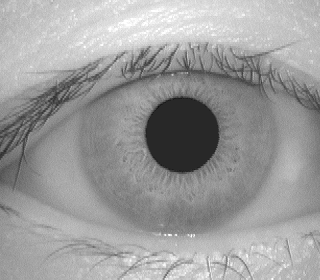
#> input picture Assignment3/Input_Images/iris1.tif, 320 x 280 px, found by its file name
$ python a3.py
#> lines starting #> are read from the running program, lines starting #| are printed output that depends on the picture; after the words box and inside, x2 and y2 are one past the last pixel; in counts of white or black regions, pixels touching at a corner belong together
"""
-------------------------------------------------------
CP467 Assignment 3 Custom Functions Library
-------------------------------------------------------
Author:  Jashandeep Singh
ID:      169018282
Email:   sing8282@mylaurier.ca
__updated__ = "2024-10-30"
-------------------------------------------------------
"""

from os import path, makedirs
import numpy as np
import cv2 as cv
from matplotlib import pyplot as plt

# Contants
OUTPUT_FOLDER = "Output_images"
EDGE_MAPS_FOLDER = "Edge_maps"

MARKING_COLOR = (0, 225, 0)


def save_image(filename, folder, img):
    """
    -------------------------------------------------------
    Saves the provided image to the specified folder.
    Ensures the directory exists before saving the image.
    Use: save_image(filename, folder, img)
    -------------------------------------------------------
    Parameters:
        filename - the name of the file to save (str)
        folder - the directory in which to save the image (str)
        img - the image to save (ndarray)
    Returns:
        None
    -------------------------------------------------------
    """
    # Path for Cross Platfrom support
    output_dir = path.join(path.dirname(__file__).replace("Code", ""), folder)
    if not path.exists(output_dir):
        makedirs(output_dir)
    # Path to save the image
    path_ = path.join(output_dir, filename)

    # Save Image using Python's built in function
    cv.imwrite(path_, img)
    return None


def hough_circle_transform(img, binary_image, image_name):
    """
    -------------------------------------------------------
    Detects circles in a binary image using the Hough Circle Transform.
    Marks detected circles on the original image and saves edge map.
    Use: hough_circle_transform(img, binary_image, image_name)
    -------------------------------------------------------
    Parameters:
        img - the original image to mark circles on (ndarray)
        binary_image - binary image for edge detection (ndarray)
        image_name - name used for saving output files (str)
    Returns:
        img - the original image with circles marked (ndarray)
    -------------------------------------------------------
    """
    # Apply Canny edge detection
    edge_map = cv.Canny(binary_image, 100, 200, apertureSize=3)
    save_image(f"{image_name}_edge.tif", EDGE_MAPS_FOLDER, edge_map)

    # Apply Hough Circle Transform to detect circles in edge map
    circles = cv.HoughCircles(
        edge_map,
        cv.HOUGH_GRADIENT,
        dp=1,
        minDist=600,
        param1=200,
        param2=15,
        minRadius=0,
        maxRadius=0,
    )
    # If circles are detected, mark them on the original image
    if circles is not None:
        circles = np.uint16(np.around(circles))
        for circle in circles[0, :]:
            # Draw the circle on the image
            cv.circle(img, (circle[0], circle[1]), circle[2], MARKING_COLOR, 2)
    return img


def process_image(image_path):
    """
    -------------------------------------------------------
    Processes an image by applying blurring, thresholding, and circle detection.
    Saves the processed output image with detected circles marked.
    Use: process_image(image_path)
    -------------------------------------------------------
    Parameters:
        image_path - the file path of the input image to process (str)
    Returns:
        None
    -------------------------------------------------------
    """
#> called with image_path = 'Input_Images/iris1.tif'
    # Load the input image
    img = cv.imread(image_path)
#> img is the input picture: shape (280, 320, 3); min 18, max 255, mean 155.9
    if img is None:
        raise ValueError(f"Image at path {image_path} could not be loaded.")

    # Get the image name of the image file for naming output files
    image_name = path.splitext(path.basename(image_path))[0]

    gray_image = cv.cvtColor(img, cv.COLOR_BGR2GRAY)

    # apply Guassian Blurr to reduce the noise in image using a 3x3 mask and sigma of 0.
    blurred_image = cv.GaussianBlur(gray_image, (3, 3), 0)

    # Threshold the blurred image to create binary images for pupil and iris
    _, binary_image_outter = cv.threshold(blurred_image, 160, 255, cv.THRESH_BINARY)
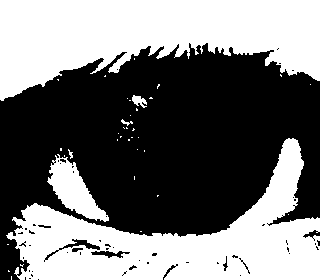
#> binary_image_outter: shape (280, 320); 46.3% white; 38 white regions (32 under 20 px), largest, box (x1, y1, x2, y2) and area: (0, 0, 320, 101) 20883, (6, 138, 320, 280) 18587, (47, 154, 109, 222) 1797, (132, 95, 147, 108) 109, (121, 119, 133, 126) 32, (68, 149, 73, 159) 23
    _, binary_image_inner = cv.threshold(blurred_image, 50, 255, cv.THRESH_BINARY)
#> binary_image_inner: shape (280, 320); 95.3% white; 1 black region, box (x1, y1, x2, y2) and area: (146, 98, 218, 172) 4190

    # Detect and mark circles in both thresholded images
    img = hough_circle_transform(img, binary_image_outter, image_name)
#> in hough_circle_transform, `edge_map = cv.Canny(binary_image, 100, 200, apertureSize=3)`: edge_map: shape (280, 320); 2.8% white in thin lines or dots, all inside (x1, y1, x2, y2) = (0, 43, 320, 280)
#> in hough_circle_transform, `circles = cv.HoughCircles( edge_map, cv.HOUGH_GRADIENT, dp=1, minDist=..`: circles = [[175.5, 136.5, 103.1]]
#> in hough_circle_transform, `circles = np.uint16(np.around(circles))`: circles = [[176, 136, 103]]
#> the loop in hough_circle_transform, `for circle in circles[0, :]:` made 1 pass
#> after the loop in hough_circle_transform, `for circle in circles[0, :]:`: img: shape (280, 320, 3); 2.17% of pixels changed, all inside (x1, y1, x2, y2) = (72, 32, 281, 241)
    img = hough_circle_transform(img, binary_image_inner, image_name)
#> in hough_circle_transform (call 2), `edge_map = cv.Canny(binary_image, 100, 200, apertureSize=3)`: edge_map: shape (280, 320); 0.27% white in thin lines or dots, all inside (x1, y1, x2, y2) = (145, 97, 218, 172)
#> the loop in hough_circle_transform (call 2), `for circle in circles[0, :]:` made 1 pass
#> circle on pass 1: [180, 134, 36]
#> after the loop in hough_circle_transform (call 2), `for circle in circles[0, :]:`: img: shape (280, 320, 3); mean B, G, R 151.9, 158.5, 151.9

    # Save the final output image with marked circles
    save_image(f"{image_name}_output.tif", OUTPUT_FOLDER, img)


if __name__ == "__main__":

    process_image("Input_Images/iris1.tif")
    process_image("Input_Images/iris2.tif")
#> call 2 of process_image, with image_path = 'Input_Images/iris2.tif'
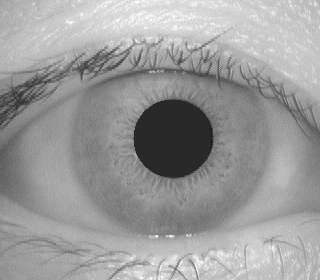
#> input picture Assignment3/Input_Images/iris2.tif, 320 x 280 px, found by its file name
#> in process_image, img is the input picture: shape (280, 320, 3); min 18, max 255, mean 155
#> in process_image (call 2), `_, binary_image_outter = cv.threshold(blurred_image, 160, 255, cv.THRE..`: binary_image_outter: shape (280, 320); 43.8% white; 66 white regions (55 under 20 px), largest, box (x1, y1, x2, y2) and area: (0, 0, 320, 107) 20711, (4, 132, 320, 280) 15920, (40, 146, 103, 227) 1881
#> in process_image (call 2), `_, binary_image_inner = cv.threshold(blurred_image, 50, 255, cv.THRESH..`: binary_image_inner: shape (280, 320); 94.8% white; 1 black region, box (x1, y1, x2, y2) and area: (135, 100, 212, 177) 4695
#> in hough_circle_transform (call 3), `edge_map = cv.Canny(binary_image, 100, 200, apertureSize=3)`: edge_map: shape (280, 320); 3.1% white in thin lines or dots, all inside (x1, y1, x2, y2) = (0, 38, 320, 280)
#> after the loop in hough_circle_transform (call 3), `for circle in circles[0, :]:`: img: shape (280, 320, 3); 2.17% of pixels changed, all inside (x1, y1, x2, y2) = (64, 40, 273, 249)
#> in hough_circle_transform (call 4), `edge_map = cv.Canny(binary_image, 100, 200, apertureSize=3)`: edge_map: shape (280, 320); 0.28% white in thin lines or dots, all inside (x1, y1, x2, y2) = (134, 99, 212, 177)
#> after the loop in hough_circle_transform (call 4), `for circle in circles[0, :]:`: img: shape (280, 320, 3); mean B, G, R 151.1, 157.8, 151.1
    process_image("Input_Images/iris3.tif")
#> call 3 of process_image, with image_path = 'Input_Images/iris3.tif'
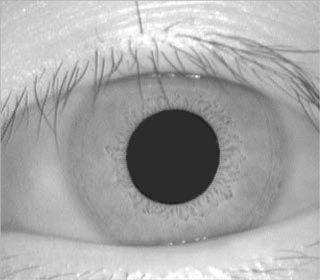
#> input picture Assignment3/Input_Images/iris3.tif, 320 x 280 px, found by its file name
#> in process_image, img is the input picture: shape (280, 320, 3); min 24, max 255, mean 167.2
#> in process_image (call 3), `_, binary_image_outter = cv.threshold(blurred_image, 160, 255, cv.THRE..`: binary_image_outter: shape (280, 320); 58.6% white; 52 black regions (42 under 20 px), largest, box (x1, y1, x2, y2) and area: (0, 44, 320, 248) 36422, (240, 56, 270, 70) 72, (286, 50, 320, 53) 71
#> in process_image (call 3), `_, binary_image_inner = cv.threshold(blurred_image, 50, 255, cv.THRESH..`: binary_image_inner: shape (280, 320); 92.5% white; 1 black region, box (x1, y1, x2, y2) and area: (127, 110, 219, 204) 6681
#> in hough_circle_transform (call 5), `edge_map = cv.Canny(binary_image, 100, 200, apertureSize=3)`: edge_map: shape (280, 320); 4.5% white in thin lines or dots, all inside (x1, y1, x2, y2) = (0, 41, 320, 248)
#> after the loop in hough_circle_transform (call 5), `for circle in circles[0, :]:`: img: shape (280, 320, 3); 2.39% of pixels changed, all inside (x1, y1, x2, y2) = (60, 26, 297, 263)
#> in hough_circle_transform (call 6), `edge_map = cv.Canny(binary_image, 100, 200, apertureSize=3)`: edge_map: shape (280, 320); 0.34% white in thin lines or dots, all inside (x1, y1, x2, y2) = (126, 109, 219, 204)
#> after the loop in hough_circle_transform (call 6), `for circle in circles[0, :]:`: img: shape (280, 320, 3); mean B, G, R 162.2, 169.8, 162.2
    process_image("Input_Images/iris4.tif")
#> call 4 of process_image, with image_path = 'Input_Images/iris4.tif'
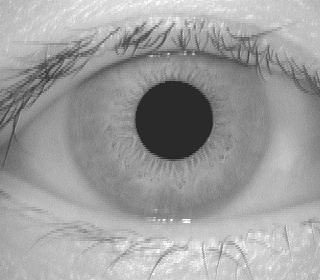
#> input picture Assignment3/Input_Images/iris4.tif, 320 x 280 px, found by its file name
#> in process_image, img is the input picture: shape (280, 320, 3); min 29, max 255, mean 158
#> in process_image (call 4), `_, binary_image_outter = cv.threshold(blurred_image, 160, 255, cv.THRE..`: binary_image_outter: shape (280, 320); 50.1% white; 39 black regions (33 under 20 px), largest, box (x1, y1, x2, y2) and area: (0, 23, 320, 223) 44329, (88, 237, 115, 242) 74, (46, 42, 69, 46) 49, (78, 229, 89, 233) 32, (0, 205, 7, 212) 30, (199, 21, 204, 34) 26
#> in process_image (call 4), `_, binary_image_inner = cv.threshold(blurred_image, 50, 255, cv.THRESH..`: binary_image_inner: shape (280, 320); 94.9% white; 1 black region, box (x1, y1, x2, y2) and area: (136, 82, 212, 159) 4528
#> in hough_circle_transform (call 7), `edge_map = cv.Canny(binary_image, 100, 200, apertureSize=3)`: edge_map: shape (280, 320); 3% white in thin lines or dots, all inside (x1, y1, x2, y2) = (0, 20, 320, 263)
#> after the loop in hough_circle_transform (call 7), `for circle in circles[0, :]:`: img: shape (280, 320, 3); 2.26% of pixels changed, all inside (x1, y1, x2, y2) = (59, 13, 274, 228)
#> in hough_circle_transform (call 8), `edge_map = cv.Canny(binary_image, 100, 200, apertureSize=3)`: edge_map: shape (280, 320); 0.29% white in thin lines or dots, all inside (x1, y1, x2, y2) = (135, 81, 212, 159)
#> after the loop in hough_circle_transform (call 8), `for circle in circles[0, :]:`: img: shape (280, 320, 3); mean B, G, R 153.7, 160.6, 153.7
    process_image("Input_Images/iris5.tif")
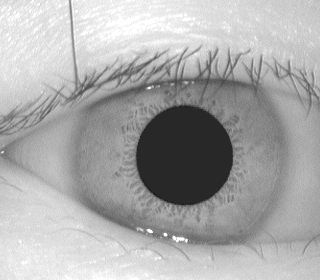
#> input picture Assignment3/Input_Images/iris5.tif, 320 x 280 px, found by its file name
#> in process_image, img is the input picture: shape (280, 320, 3); min 19, max 255, mean 170.4
#> in process_image (call 5), `_, binary_image_outter = cv.threshold(blurred_image, 160, 255, cv.THRE..`: binary_image_outter: shape (280, 320); 59.5% white; 21 black regions (19 under 20 px), largest, box (x1, y1, x2, y2) and area: (0, 49, 320, 249) 35881, (278, 226, 320, 252) 335
#> in process_image (call 5), `_, binary_image_inner = cv.threshold(blurred_image, 50, 255, cv.THRESH..`: binary_image_inner: shape (280, 320); 91.9% white; 1 black region, box (x1, y1, x2, y2) and area: (137, 106, 232, 205) 7297
#> in hough_circle_transform (call 9), `edge_map = cv.Canny(binary_image, 100, 200, apertureSize=3)`: edge_map: shape (280, 320); 4% white in thin lines or dots, all inside (x1, y1, x2, y2) = (0, 4, 320, 252)
#> after the loop in hough_circle_transform (call 9), `for circle in circles[0, :]:`: img: shape (280, 320, 3); 2.4% of pixels changed, all inside (x1, y1, x2, y2) = (67, 41, 294, 268)
#> in hough_circle_transform (call 10), `edge_map = cv.Canny(binary_image, 100, 200, apertureSize=3)`:
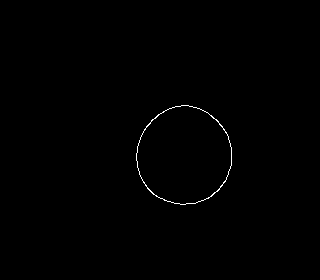
#> edge_map: shape (280, 320); 0.35% white in thin lines or dots, all inside (x1, y1, x2, y2) = (136, 105, 232, 205)
#> in hough_circle_transform (call 10), `circles = cv.HoughCircles( edge_map, cv.HOUGH_GRADIENT, dp=1, minDist=..`: circles = [[183.5, 155.5, 49]]
#> in hough_circle_transform (call 10), `circles = np.uint16(np.around(circles))`: circles = [[184, 156, 49]]
#> the loop in hough_circle_transform (call 10), `for circle in circles[0, :]:` made 1 pass
#> after the loop in hough_circle_transform (call 10), `for circle in circles[0, :]:`:
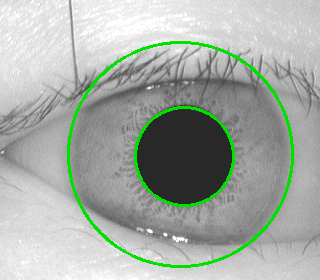
#> img: shape (280, 320, 3); mean B, G, R 165.3, 173, 165.3
